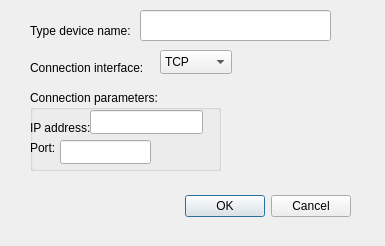
<?xml version="1.0" encoding="UTF-8"?>
<ui version="4.0">
 <class>AddModbusDeviceGUI</class>
 <widget class="QDialog" name="AddModbusDeviceGUI">
  <property name="geometry">
   <rect>
    <x>0</x>
    <y>0</y>
    <width>385</width>
    <height>246</height>
   </rect>
  </property>
  <property name="windowTitle">
   <string>Dialog</string>
  </property>
  <widget class="QDialogButtonBox" name="ButtonBox">
   <property name="geometry">
    <rect>
     <x>10</x>
     <y>190</y>
     <width>341</width>
     <height>32</height>
    </rect>
   </property>
   <property name="orientation">
    <enum>Qt::Horizontal</enum>
   </property>
   <property name="standardButtons">
    <set>QDialogButtonBox::Cancel|QDialogButtonBox::Ok</set>
   </property>
  </widget>
  <widget class="QLabel" name="DeviceNameLabel">
   <property name="geometry">
    <rect>
     <x>30</x>
     <y>20</y>
     <width>151</width>
     <height>21</height>
    </rect>
   </property>
   <property name="text">
    <string>Type device name:</string>
   </property>
  </widget>
  <widget class="QLineEdit" name="DeviceNameLineEdit">
   <property name="geometry">
    <rect>
     <x>140</x>
     <y>10</y>
     <width>191</width>
     <height>31</height>
    </rect>
   </property>
  </widget>
  <widget class="QLabel" name="ConnectionInterfaceLabel">
   <property name="geometry">
    <rect>
     <x>30</x>
     <y>60</y>
     <width>151</width>
     <height>16</height>
    </rect>
   </property>
   <property name="text">
    <string>Connection interface:</string>
   </property>
  </widget>
  <widget class="QComboBox" name="ConnectionInterfaceComboBox">
   <property name="geometry">
    <rect>
     <x>160</x>
     <y>50</y>
     <width>72</width>
     <height>24</height>
    </rect>
   </property>
   <item>
    <property name="text">
     <string>TCP</string>
    </property>
   </item>
   <item>
    <property name="text">
     <string>RTU</string>
    </property>
   </item>
  </widget>
  <widget class="QGroupBox" name="TCPInterfaceGroupBox">
   <property name="geometry">
    <rect>
     <x>30</x>
     <y>90</y>
     <width>191</width>
     <height>81</height>
    </rect>
   </property>
   <property name="title">
    <string>Connection parameters:</string>
   </property>
   <widget class="QLineEdit" name="IPAddressLineEdit">
    <property name="geometry">
     <rect>
      <x>60</x>
      <y>20</y>
      <width>113</width>
      <height>24</height>
     </rect>
    </property>
   </widget>
   <widget class="QLineEdit" name="PortLineEdit">
    <property name="geometry">
     <rect>
      <x>30</x>
      <y>50</y>
      <width>91</width>
      <height>24</height>
     </rect>
    </property>
   </widget>
   <widget class="QLabel" name="IPAddressLabel">
    <property name="geometry">
     <rect>
      <x>0</x>
      <y>30</y>
      <width>61</width>
      <height>16</height>
     </rect>
    </property>
    <property name="text">
     <string>IP address:</string>
    </property>
   </widget>
   <widget class="QLabel" name="PortLabel">
    <property name="geometry">
     <rect>
      <x>0</x>
      <y>50</y>
      <width>49</width>
      <height>16</height>
     </rect>
    </property>
    <property name="text">
     <string>Port:</string>
    </property>
   </widget>
  </widget>
 </widget>
 <resources/>
 <connections>
  <connection>
   <sender>ButtonBox</sender>
   <signal>accepted()</signal>
   <receiver>AddModbusDeviceGUI</receiver>
   <slot>accept()</slot>
   <hints>
    <hint type="sourcelabel">
     <x>248</x>
     <y>254</y>
    </hint>
    <hint type="destinationlabel">
     <x>157</x>
     <y>274</y>
    </hint>
   </hints>
  </connection>
  <connection>
   <sender>ButtonBox</sender>
   <signal>rejected()</signal>
   <receiver>AddModbusDeviceGUI</receiver>
   <slot>reject()</slot>
   <hints>
    <hint type="sourcelabel">
     <x>316</x>
     <y>260</y>
    </hint>
    <hint type="destinationlabel">
     <x>286</x>
     <y>274</y>
    </hint>
   </hints>
  </connection>
 </connections>
</ui>
